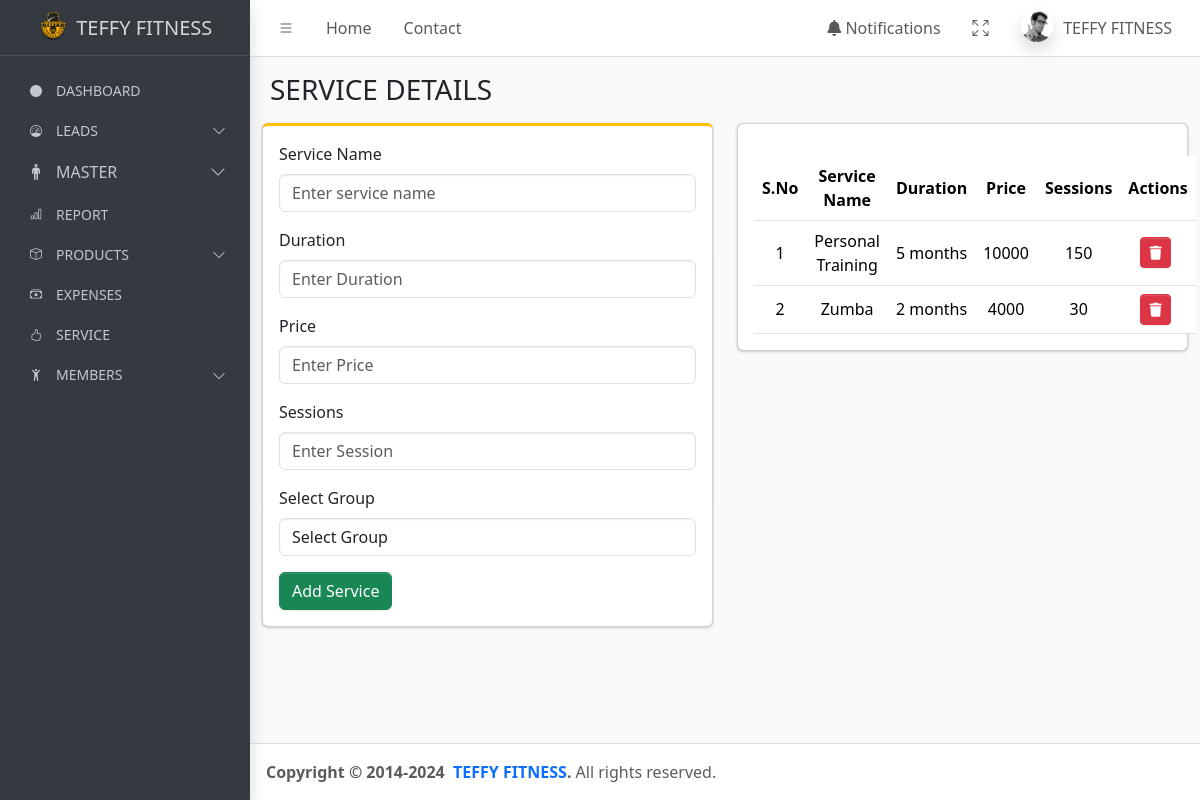
The app's page /service/ with its own data.
### teffyapp/models.py (models this page shows, shortened)
class Service(models.Model):
    name = models.CharField(max_length=100)
    duration = models.CharField(max_length=50, null=True, blank=True)
    prices = models.PositiveIntegerField(null=True, blank=True)
    group = models.CharField(max_length=100, null=True, blank=True)
    sessions = models.CharField(max_length=100,null=True, blank=True)

### teffyapp/views.py (the view, shortened to what this page needs)
# urls.py: path('service/',services,name="services"),
def services(request):
    all_services = Service.objects.all()
    return render(request, 'manage-services.html', {'services': all_services})

### templates/manage-services.html (shortened to what this page needs)
{% extends "base.html" %}
{% block content %}
<main class="app-main">
    <div class="app-content-header">
        <div class="container-fluid">
            <div class="row">
                <div class="col-sm-6">
                    <h3 class="mb-0">SERVICE DETAILS</h3>
                </div>
            </div>
        </div>
    </div>
    <div class="container-fluid">
        <div class="row">
            <div class="col-md-6">
                <div class="card card-warning card-outline mb-4">
                    <div class="card-body">
                        <form method="POST" action="">
                            <div class="mb-3">
                                <label for="service_name" class="form-label">Service Name</label>
                                <input type="text" name="service_name" id="service_name" class="form-control" placeholder="Enter service name" required>
                            </div>
                            <div class="mb-3">
                                <label for="duration" class="form-label">Duration</label>
                                <input type="text" name="duration" id="duration" class="form-control" placeholder="Enter Duration" required>
                            </div>
                            <div class="mb-3">
                                <label for="price" class="form-label">Price</label>
                                <input type="number" name="price" id="price" class="form-control" placeholder="Enter Price" required>
                            </div>
                            <div class="mb-3">
                                <label for="sessions" class="form-label">Sessions</label>
                                <input type="text" name="sessions" id="sessions" class="form-control" placeholder="Enter Session" required>
                            </div>
                            <div class="mb-3">
                                <label for="group" class="form-label">Select Group</label>
                                <select id="group" class="form-control" name="group">
                                    <option value=""disabled selected>Select Group</option>
                                </select>
                            </div>
                            <button type="submit" class="btn btn-success">Add Service</button>
                        </form>
                    </div>
                </div>
            </div>
            <div class="col-md-6">
                <div class="card mb-4">
                    <div class="card-body">
                        <table class="table table-hover-sm mt-3" id="example1">
                            <thead>
                                <tr>
                                    <th>S.No</th>
                                    <th>Service Name</th>
                                    <th>Duration</th>
                                    <th>Price</th>
                                    <th>Sessions</th>
                                    <th>Actions</th>
                                </tr>
                            </thead>
                            <tbody>
                                {% for service in services %}
                                <tr>
                                    <td>{{ forloop.counter }}</td>
                                    <td>{{ service.name }}</td>
                                    <td>{{ service.duration }}</td>
                                    <td>{{ service.prices }}</td>
                                    <td>{{ service.sessions }}</td>
                                    <td>
                                        <a href="{% url 'delete_service' service.id %}" class="btn btn-danger btn-sm">
                                            <i class="fas fa-trash"></i>
                                        </a>
                                    </td>
                                </tr>
                                {% empty %}
                                <tr>
                                    <td colspan="4" class="text-center">No services available.</td>
                                </tr>
                                {% endfor %}
                            </tbody>
                        </table>
                    </div>
                </div>
            </div>
        </div>
    </div>
</main>
{% endblock %}
{% block script %}
<link rel="stylesheet" href="https://cdnjs.cloudflare.com/ajax/libs/font-awesome/6.0.0-beta3/css/all.min.css">
{% endblock script %}

### records on screen
Service: name "Personal Training", duration "5 months", prices "10000", sessions "150"
Service: name "Zumba", duration "2 months", prices "4000", sessions "30"
